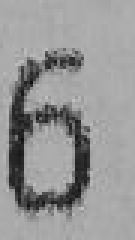
#> input picture test10.jpg, 45 x 80 px (shown 3 times larger)
$ python modele_1.py
#> lines starting #> are read from the running program, lines starting #| are printed output that depends on the picture
#
# ATTENTION : NE PAS METTRE D'ACCENT, MEME DANS LES COMMENTAIRES
#
# import des bibliotheques
from skimage import io
import matplotlib.pyplot as plt
from skimage.transform import resize
import numpy as np

class image:
    # Initialisation d'une image composee d'un tableau 2D vide
    # (pixels) et de 2 dimensions (H = height et W = width) mises a 0
    def __init__(self):
        self.pixels = None
        self.H = 0
        self.W = 0

    # Remplissage du tableau pixels de l'image self avec un tableau 2D (tab_pixels)
    # et affectation des dimensions de l'image self avec les dimensions
    # du tableau 2D (tab_pixels)
    def set_pixels(self, tab_pixels):
        self.pixels = tab_pixels
        self.H,self.W = self.pixels.shape

    # Lecture d'un image a partir d'un fichier de nom "file_name"
    def load_image(self, file_name):
#> called with file_name = 'test10.jpg'
        self.pixels = io.imread(file_name)
#> self.pixels is the input picture: shape (80, 45); min 14, max 195, mean 149.8
        self.H,self.W = self.pixels.shape
#> self.H = 80; self.W = 45
        print("lecture image : " + file_name + " (" + str(self.H) + "x" + str(self.W) + ")")
#| lecture image : test10.jpg (80x45)

    # Affichage a l'ecran d'une image
    def display(self, window_name):
        fig=plt.figure(window_name)
        if (not (self.pixels is None)):
            io.imshow(self.pixels)
            io.show()
        else:
            print("L'image est vide")


    #==============================================================================
    # Methode mettant en blanc tous les pixels de l'image self
    # dont l'intensite est superieure ou egale au seuil S
    #==============================================================================

    def modif_ima(self,S):

        # preparaton du resultat : creation d'une image vide
#> called with S = 145
        im_modif = image()
        # affectation de l'image resultat par un tableau de 0, de meme taille
        # que le tableau de pixels de l'image self
        # les valeurs sont de type uint8 (8bits non signes)
        im_modif.set_pixels(np.zeros((self.H,self.W), dtype=np.uint8))

        # boucle imbriquees pour parcourir tous les pixels de l'image
        for l in range(self.H):
            for c in range(self.W):
                # modif des pixels d'intensite >= a S
                if self.pixels[l][c] >= S:
                    im_modif.pixels[l][c] = 255
                else:
                    im_modif.pixels[l][c] = self.pixels[l][c]
#> call 2 of display, with window_name = 'image modifiee'
#> in display (call 2), `io.show()`:
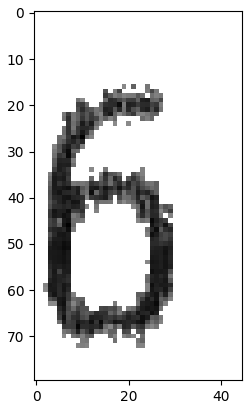
#> figure drawn by matplotlib, 1 panel
        return im_modif

    def binaris(self, s):
        """
        Transforme cette image en noir et blanc
        :param s: Quantité de blanc pour considérer un pixel comme blanc
        :return: L'image modifiée
        """
        pixels = np.where(self.pixels < s, 0, 255)
        im_modif = image()
        im_modif.set_pixels(np.array(pixels, dtype=np.uint8))
        return im_modif

    def localisation(self):
        """
        Transforme cette image pour ne garder que la partie avec des pixels noirs
        :return: l'image modifiée
        """
        Xs, Ys = np.nonzero(self.pixels == 0)
        pixels = self.pixels[min(Xs):max(Xs), min(Ys):max(Ys)]
        im_modif = image()
        im_modif.set_pixels(np.array(pixels, dtype=np.uint8))
        return im_modif

#==============================================================================
# # Programme principal
#==============================================================================

# Lecure d'une image depuis un fichier
ima_test = image()
ima_test.load_image('test10.jpg')

# Affichage de cette image
ima_test.display("image initiale")

# Creation d'une image modifiee
seuil = 145
ima_modif = ima_test.modif_ima(seuil)


# Affichage de l'image modifiee
ima_modif.display("image modifiee")

binari = ima_test.binaris(seuil)
binari.display("binaris")
#> call 3 of display, with window_name = 'binaris'
#> in display (call 3), `io.show()`:
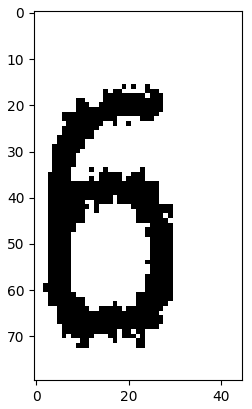
#> figure drawn by matplotlib, 1 panel

localisation = ima_test.binaris(seuil).localisation()
localisation.display("localisation")
#> call 4 of display, with window_name = 'localisation'
#> in display (call 4), `io.show()`:
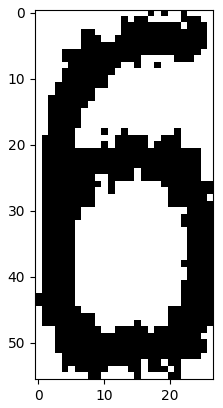
#> figure drawn by matplotlib, 1 panel

print("fin du programme")

$ run again, with test1.JPG copied over test10.jpg
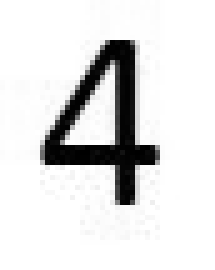
#> input picture test1.JPG, 43 x 54 px (shown 5 times larger)
#> in load_image, self.pixels is the input picture: shape (54, 43); min 0, max 255, mean 223.8
#| lecture image : test10.jpg (54x43)
#> in display (call 3), `io.show()`:
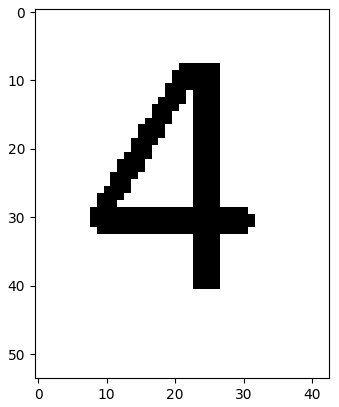
#> figure drawn by matplotlib, 1 panel
#> in display (call 4), `io.show()`:
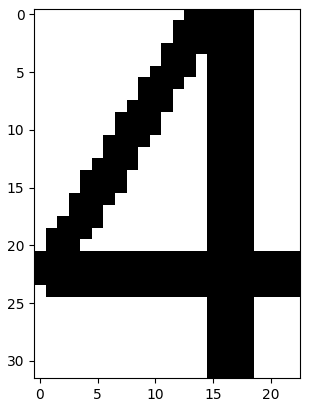
#> figure drawn by matplotlib, 1 panel

$ run again, with test2.JPG copied over test10.jpg
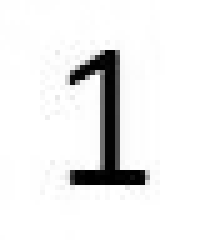
#> input picture test2.JPG, 40 x 50 px (shown 5 times larger)
#> in load_image, self.pixels is the input picture: shape (50, 40); min 0, max 255, mean 236.1
#| lecture image : test10.jpg (50x40)
#> in display (call 3), `io.show()`:
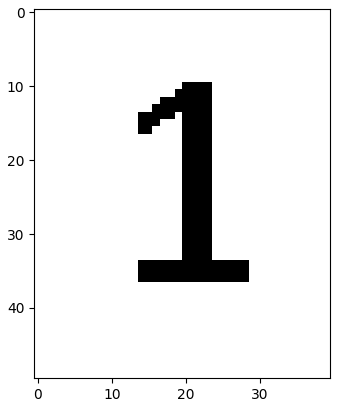
#> figure drawn by matplotlib, 1 panel
#> in display (call 4), `io.show()`:
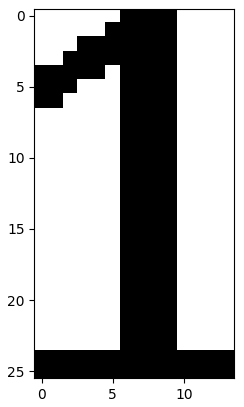
#> figure drawn by matplotlib, 1 panel

$ run again, with test3.JPG copied over test10.jpg
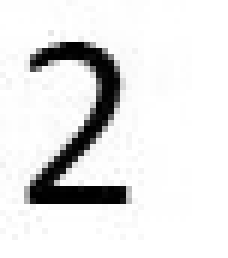
#> input picture test3.JPG, 38 x 43 px (shown 6 times larger)
#> in load_image, self.pixels is the input picture: shape (43, 38); min 0, max 255, mean 228.1
#| lecture image : test10.jpg (43x38)
#> in display (call 3), `io.show()`:
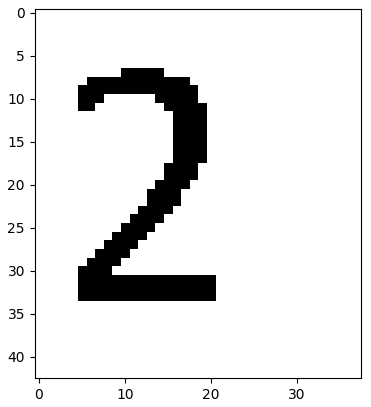
#> figure drawn by matplotlib, 1 panel
#> in display (call 4), `io.show()`:
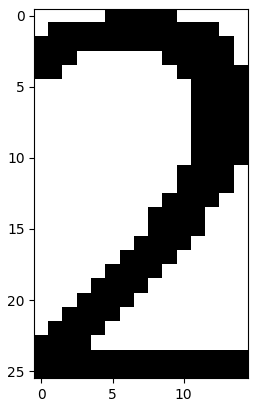
#> figure drawn by matplotlib, 1 panel
